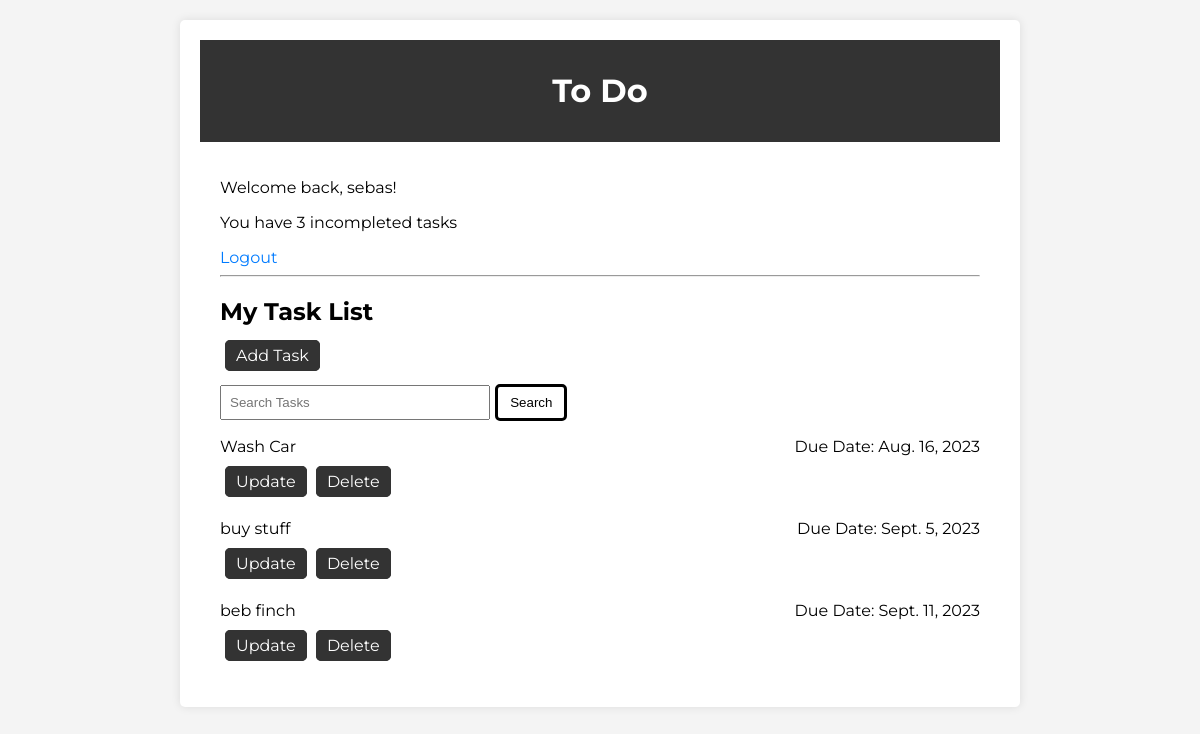
The app's page / (signed in), older data.
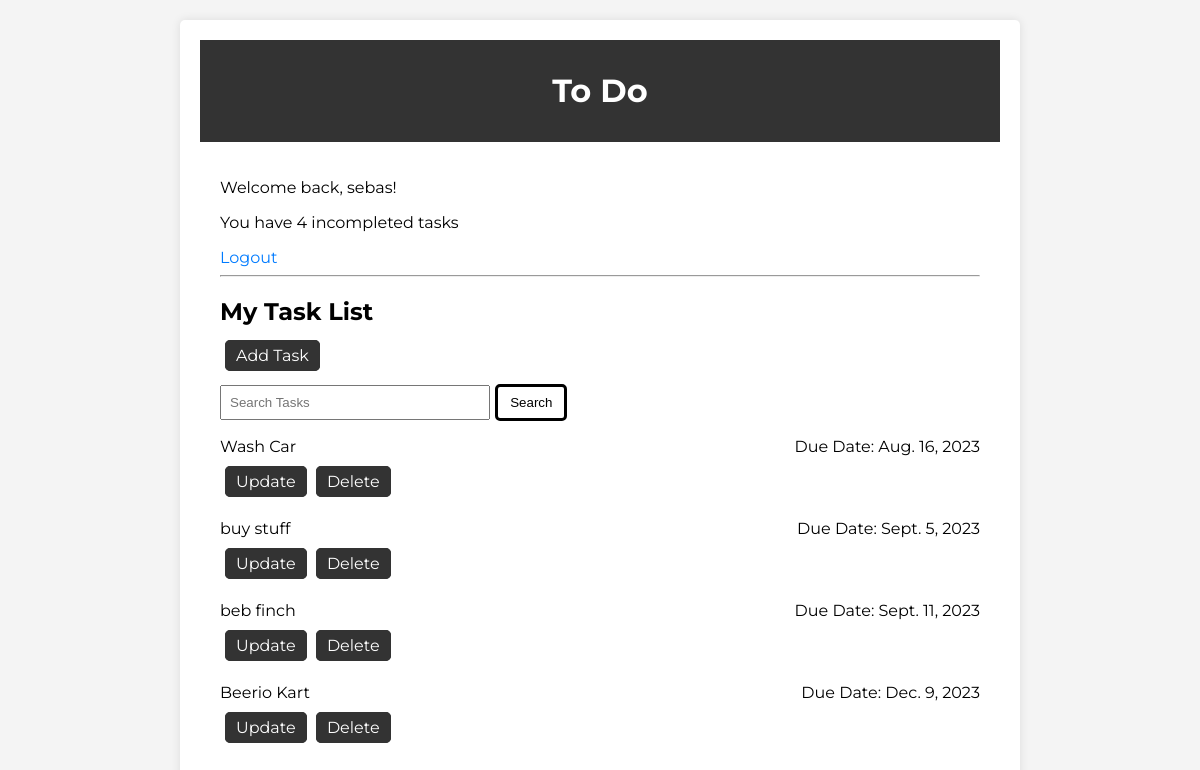
The same page, newer data.
### tasks/models.py (models this page shows, shortened)
class Task(models.Model):
    title = models.CharField(max_length=200)
    description = models.TextField()
    user = models.ForeignKey(User, on_delete=models.CASCADE)
    created_at = models.DateTimeField(auto_now_add=True)
    due_date = models.DateField()
    completed = models.BooleanField(default=False)
    class Meta():
        ordering = ['completed']

### tasks/views.py (the view)
# urls.py: path('', views.ViewTasks, name = 'task_list'),
@login_required
def ViewTasks(request):
    tasks = Task.objects.filter(user=request.user) # Query all the users tasks from the database
    incomplete_tasks = Task.objects.filter(user=request.user, completed=False)  # Query incomplete tasks
    context = {
        'tasks': tasks,
        'incomplete_tasks': incomplete_tasks,
    }  # Create a context dictionary with the 'tasks'& 'incomplete_tasks' queryset
    return render(request, 'tasks/list.html', context) # Render the 'list.html' template with the context data

### tasks/templates/tasks/list.html (shortened to what this page needs)
{% extends 'tasks/main.html' %}
{% block content %}
    {% if request.user.is_authenticated %}
        <p>Welcome back, {{ request.user }}!</p>
        <p>You have {{incomplete_tasks|length}} incompleted tasks</p>
        <a href="{% url 'logout' %}" class="logout-link">Logout</a>
    {% else %}
        <a href="{% url 'login' %}"class="login-link">Login</a>
    {% endif %}
    <hr>
    <h2>My Task List</h2>
    <a href="{% url 'create_task' %}"class="add-task-link">Add Task</a>
    <form method="get" action="{% url 'search_tasks' %}">
        <input type="text" name="query" placeholder="Search Tasks" class="search-box">
        <input type="submit" value="Search" class="search-button">
    </form>
    {% for task in tasks %}
        <div class="task-view">
            <div class="task-info">
                <p {% if task.completed %}class="completed-task"{% endif %}>{{ task.title }}</p>
                <p>Due Date: {{ task.due_date }}</p>
            </div>
            <a href="{% url 'update_task' task.id %}" class="update-link">Update</a>
            <a href="{% url 'delete_task' task.id %}" class="delete-link">Delete</a>
        </div>
    {% endfor %}
{% endblock %}

### tasks/templates/tasks/main.html (shortened to what this page needs)
{% load static %}
<!DOCTYPE html>
<html lang="en">
<head>
    <link rel="stylesheet" type="text/css" href="{% static 'css/style.css' %}">
</head>
<body>
    <div class="container">
        <header>
            <h1>{% block header %}To Do{% endblock %}</h1>
        </header>
        <main>
            {% block content %}{% endblock %}
        </main>
    </div>
</body>
</html>

### static/css/style.css (style rules this page uses)
body { font-family: 'Montserrat', sans-serif; background-color: #f4f4f4; }
header { background-color: #333; color: #fff; padding: 10px; text-align: center; }
.container { max-width: 800px; margin: 20px auto; background-color: #fff; padding: 20px; border-radius: 5px; box-shadow: 0 0 10px rgba(0, 0, 0, 0.1); }
main { max-width: 800px; margin: 0 auto; padding: 20px; }
a { color: #007BFF; text-decoration: none; transition: color 0.3s; }
.search-box { width: 250px; padding: 8px; margin-top: 20px; margin-right: 1px; }
.task-view { margin-bottom: 12px; }
.task-info { display: flex; justify-content: space-between; }
.search-button { background-color: white; border: solid; border-radius: 5px; padding: 8px 12px; cursor: pointer; }
.add-task-link, .update-link, .delete-link { padding: 5px 10px; margin-left: 5px; background-color: #333; color: #fff; text-decoration: none; border-radius: 5px; cursor: pointer; transition: opacity 0.15s; border: 1px solid #333; }

Row changes from the older to the newer data that the page shows:
added Task: title "Beerio Kart", due_date "Dec. 9, 2023"
Text that changed along with them:
{{ incomplete_tasks|length }}: "3" → "4"
